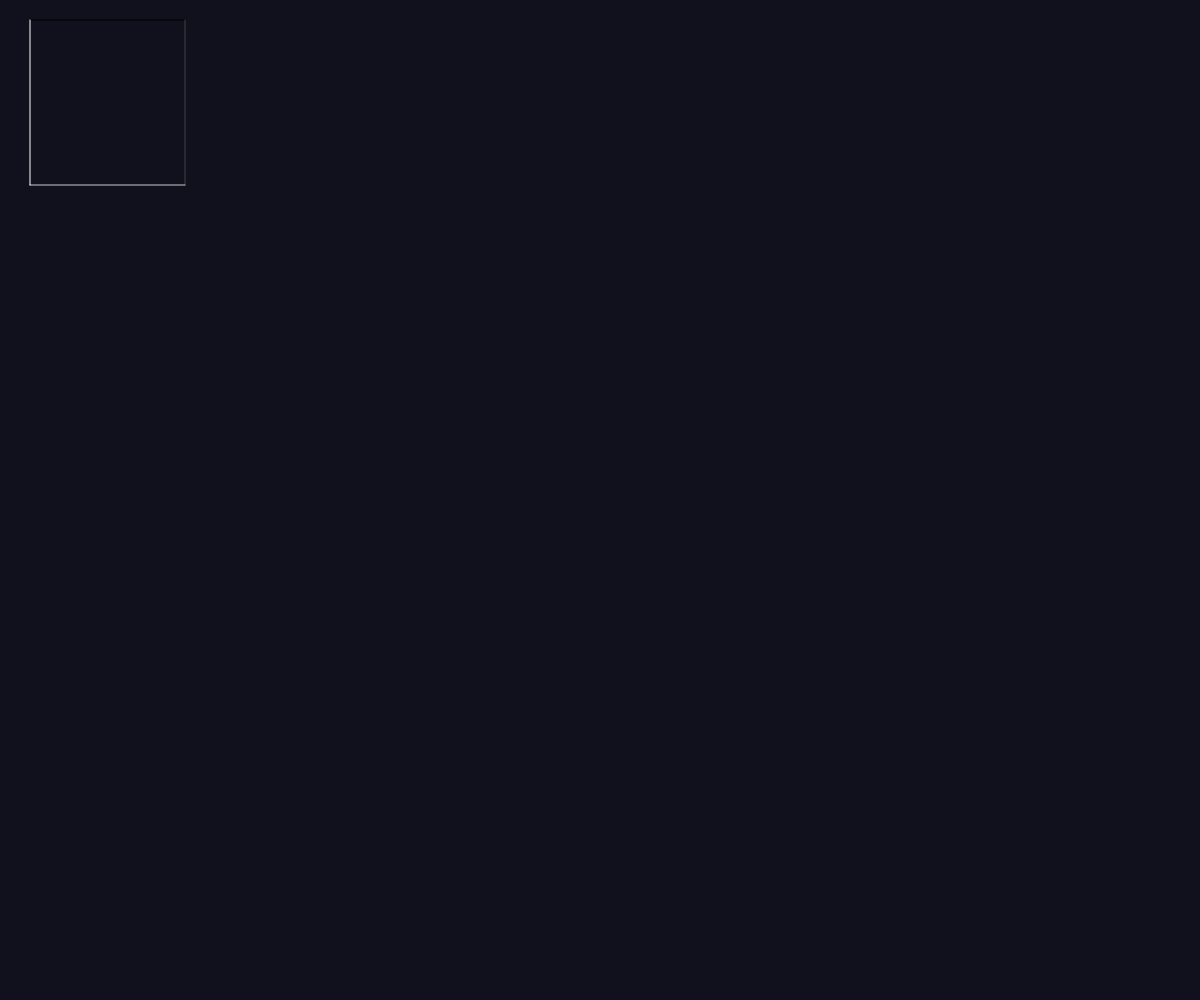
Frame 1 (no input)
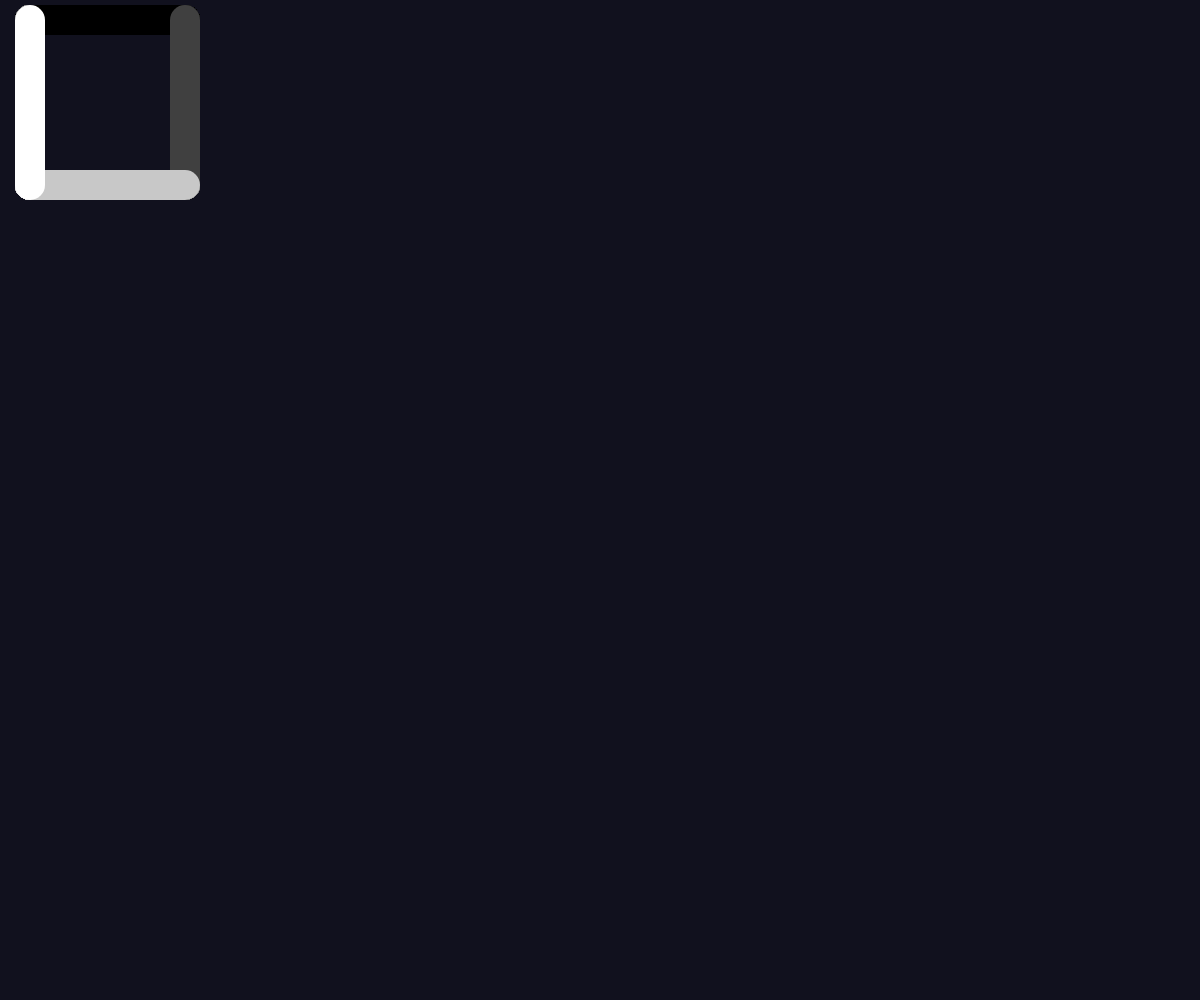
Frame 60 (no input)
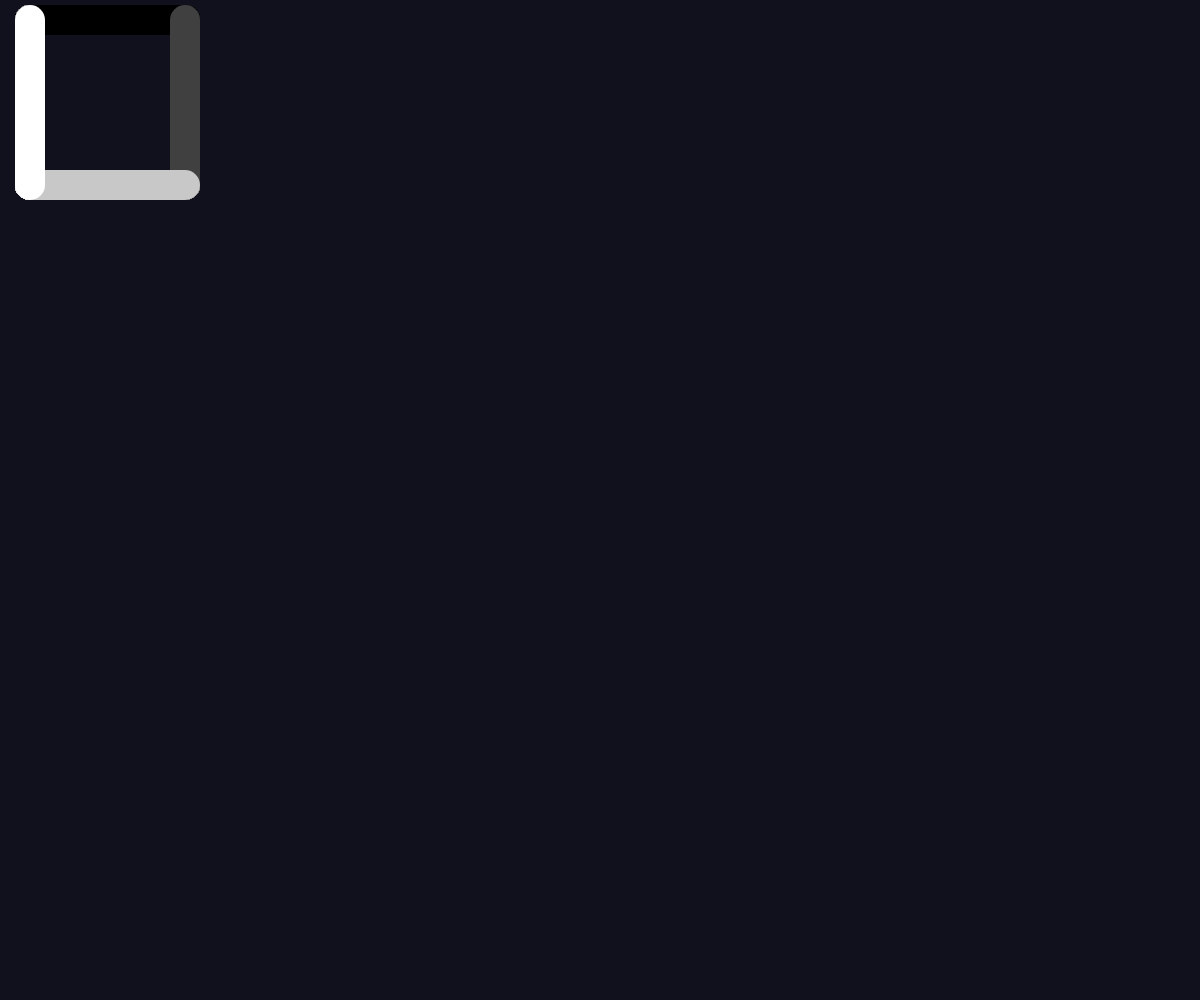
Frame 120 (the mouse pressed at the canvas centre since frame 60)

The p5.js sketch that drew these frames (run headless with seeded random() and noise() and a simulated clock; from frame 60 on, the mouse is pressed at the canvas centre):

// p5.js sketch
// ── sketch.js
var x = 1;

function setup() {
  createCanvas(window.innerWidth, window.innerHeight);
  background("#11111e");
};

function draw() {
  // line(30,20,185,185);

  stroke(0);
  line(30,20,185,20);

  stroke("#404040");
  line(185,20,185,185);

  stroke("rgb(200,200,200)");
  line(185,185,30,185);

  stroke(color(255));
  line(30,185,30,20);

  strokeWeight(x);
  if(x < 30) x++;
};
